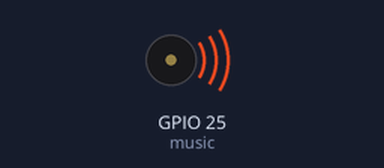
The program below on a simulated ESP32 board running MicroPython. Parts: buzzer (waves = sounding). At 24.0 s the program stops and its outputs stay as they are.

Above: at 0.1 s.
At 24.1 s:
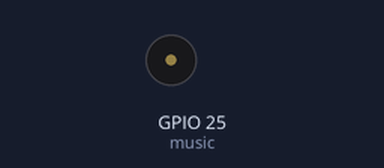
Timing chart, 0 to 25.5 s (numbered marks = the images above):
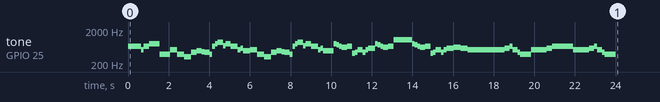

The program:

mario.py
```python
#Hardware Platform: FireBeetle-ESP32
#Result: when downloaded the program , you can hear the background music:Mario
#Hardware Connection: this test need to connect a loudspeaker in IO25.
#The info below shows that mario is available for the current version.
# IO0  IO2  IO4  IO5  IO10 IO12~19 IO21~23 IO25~27

from machine import DAC,Pin,PWM
import math
import time
#create melody
melody = [
330, 330, 330, 262, 330, 392, 196, 262, 196, 165, 220, 247, 233, 220, 196, 330, 392,
440, 349, 392, 330, 262, 294, 247, 262, 196, 165, 220, 247, 233, 220, 196, 330, 392,
440, 349, 392, 330, 262, 294, 247, 392, 370, 330, 311, 330, 208, 220, 262, 220, 262,
294, 392, 370, 330, 311, 330, 523, 523, 523, 392, 370, 330, 311, 330, 208, 220, 262,
220, 262, 294, 311, 294, 262, 262, 262, 262, 262, 294, 330, 262, 220, 196, 262, 262,
262, 262, 294, 330, 262, 262, 262, 262, 294, 330, 262, 220, 196]
#create duration
noteDurations = [
8,4,4,8,4,2,2,
3,3,3,4,4,8,4,8,8,8,4,8,4,3,8,8,3,
3,3,3,4,4,8,4,8,8,8,4,8,4,3,8,8,2,
8,8,8,4,4,8,8,4,8,8,3,8,8,8,4,4,4,8,2,
8,8,8,4,4,8,8,4,8,8,3,3,3,1,
8,4,4,8,4,8,4,8,2,8,4,4,8,4,1,
8,4,4,8,4,8,4,8,2
]

music=PWM(Pin(25))                      #create music object from pin25
music.duty(512)
for i in range(len(melody)):            #Calculate the number of list elements and execute loop
  noteDuration = 800/noteDurations[i]
  music.freq(melody[i]*2)
  time.sleep_ms(int(noteDuration * 1.30))#Set the time for each tonality
music.deinit()
```

Measured:
- by itself, tone on GPIO 25 (music): plays 660 Hz for 0.65 s, 524 Hz for 0.13 s, 660 Hz for 0.26 s, 784 Hz for 0.52 s, 392 Hz for 0.52 s, 524 Hz for 0.35 s … (84 notes in this stretch)
